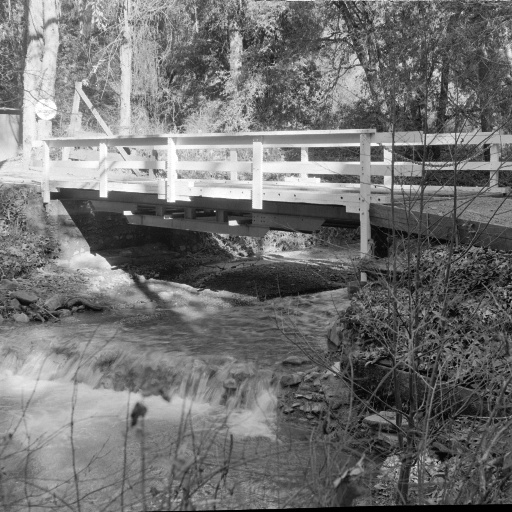
#> input picture lab_2_spectrum_expansion/images/bridge.tif, 512 x 512 px, found by its file name
$ python main.py
#> lines starting #> are read from the running program, lines starting #| are printed output that depends on the picture
#> in read_image, returned value is the input picture: shape (512, 512); min 0, max 255, mean 113.8
### lab_2_spectrum_expansion/main.py
"""
Задание:
1. Реализовать генерацию ЦВЗ 𝛺 как псевдослучайной последовательности заданной длины из чисел,
распределённых по нормальному закону. Длина 1/2 плоскости из 3 пункта.

2. Реализовать трансформацию исходного контейнера к пространству признаков -
ДВП (вейвлеты Хаара), 3 уровня декомпозиции

3. Осуществить встраивание информации мультипликативным методом в плоскость HH спектра.

4. Сформировать носитель информации при помощи обратного преобразования от матрицы признаков к цифровому сигналу.
Сохранить его на диск

5. Считать носитель информации из файла и повторно выполнить п. 2 для носителя информации.

6. Сформировать оценку встроенного ЦВЗ 𝛺̃ неслепым методом (то есть с использованием матрицы
признаков исходного контейнера); выполнить детектирование при помощи функции близости 𝜌(𝛺, 𝛺̃)

7. Осуществить автоматический подбор значения параметра встраивания методом перебора с целью обеспечения
𝑃𝑆𝑁𝑅 > 30 дБ (или по желанию любого значения, большего 30 дБ), при этом выбирается
набор параметров, соответствующий наибольшему значению 𝜌.

8. Выполнить дополнительное исследование полученной системы встраивания информации - «Beta: Laplace»
"""

import numpy as np
import pywt
import skimage.metrics
import scipy
from skimage.io import imread, imshow, show, imsave
from matplotlib import pyplot as plt


def read_image(image_path):
    return np.array(imread(image_path)).astype(np.uint8)


# Прямое Вейвлет преобразование Хаара с заданным уровнем декомпозиции
def dwt(matrix: np.array, level: int):
    return pywt.wavedec2(matrix, 'haar', level=level)


# Обратное Вейвлет преобразование Хаара
def idwt(wavelet_coeffs: np.array):
    return pywt.waverec2(wavelet_coeffs, 'haar')


# Генерация нормально распределенного вектора с seed'ом
def generate_watermark(size: int, key: int, mean=0., spread=1.):
    rng = np.random.default_rng(key)
    return rng.normal(mean, spread, size)


# Мера близости
# [14 lines left out: functions get_rho, get_beta, not called in this run]


# Получение порога как медианное значение, сдвинутое на единицу влево
def get_threshold(matrix: np.array):
    sorted_matrix = np.sort(matrix, axis=None).reshape((matrix.shape[0], matrix.shape[1]))
    return sorted_matrix[(matrix.shape[0] - 1) // 2, (matrix.shape[1] - 1) - 1]


# Преобразование матрицы в массив диагоналей, полученных при зигзагообразном проходе матрицы
def get_matrix_diagonals(matrix: np.array):
    diagonals_count = matrix.shape[0] + matrix.shape[1] - 1

    horizontal_flip = np.fliplr(matrix)  # отражение вдоль ОУ, порядок сверху-вниз в исходной
    vertical_flip = np.flipud(matrix)  # отражение вдоль ОХ, порядок снизу-вверх в исходной

    diagonals = []

    # В каждом направлении по diagonals_count//2 диагоналей, обходим их все
    for i in range(-(diagonals_count // 2), diagonals_count // 2 + 1):
        if i % 2 == 0:  # нечетная диагональ (по номеру)
            diagonals.append(list(horizontal_flip.diagonal(-i)))
        else:  # четная диагональ (по номеру)
            diagonals.append(list(vertical_flip.diagonal(i)))

    return diagonals


# Преобразование массива диагоналей в матрицу
def diagonals_to_matrix(diagonals: np.array):
    diagonals_count = len(diagonals)

    matrix = np.zeros((diagonals_count // 2 + 1, diagonals_count // 2 + 1))

    horizontal_flip = np.fliplr(matrix)  # отражение вдоль ОУ, порядок сверху-вниз и справа-налево в исходной
    vertical_flip = np.flipud(matrix)  # отражение вдоль ОХ, порядок снизу-вверх и слева-направо в исходной

    # В каждом направлении по diagonals_count//2 диагоналей, обходим их все
    for i in range(-(diagonals_count // 2), diagonals_count // 2 + 1):
        if i % 2 == 0:  # нечетная диагональ (по номеру)
            if i > 0:
                np.fill_diagonal(horizontal_flip[i:, :],
                                 diagonals[i + diagonals_count // 2])  # компенсация для вставки (начиная с i = 1)
            else:  # отрицательное смещение относительно побочной диагонали (вставка в левую часть матрицы)
                np.fill_diagonal(horizontal_flip[:, -i:],
                                 diagonals[i + diagonals_count // 2])  # компенсация смещения
        else:  # четная диагональ (по номеру)
            if i > 0:
                np.fill_diagonal(vertical_flip[:, i:],
                                 diagonals[i + diagonals_count // 2])  # компенсация смещения
            else:  # отрицательное смещение относительно побочной диагонали (вставка в левую часть матрицы)
                np.fill_diagonal(vertical_flip[-i:, ],
                                 diagonals[i + diagonals_count // 2])  # компенсация смещения

    return matrix


def embedding(image: np.array, key: int, alpha: float, level: int, modified: bool):
#> called with key = 321, alpha = 0.45, level = 3, modified = False
    wavelet_coeffs = dwt(image, level)
#> wavelet_coeffs = 4 items
    hh_zone = wavelet_coeffs[1][2]
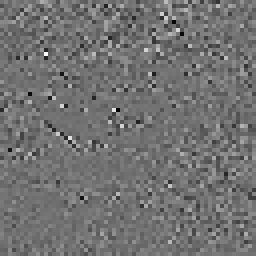
#> hh_zone: shape (64, 64) float64 (shown 4 times larger); min -216.8, max 268, mean -0.1; drawn with min black and max white

    watermark_size = hh_zone.shape[0] * hh_zone.shape[1] // 2
#> watermark_size = 2048
    watermark = generate_watermark(watermark_size, key)

    diagonals = get_matrix_diagonals(hh_zone)
#> in get_matrix_diagonals, `horizontal_flip = np.fliplr(matrix)`:
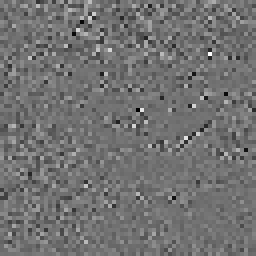
#> horizontal_flip: shape (64, 64) float64 (shown 4 times larger); min -216.8, max 268, mean -0.1; drawn with min black and max white
#> in get_matrix_diagonals, `vertical_flip = np.flipud(matrix)`:
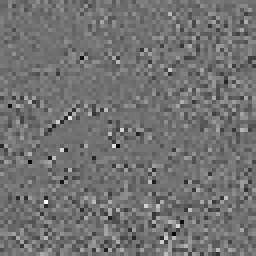
#> vertical_flip: shape (64, 64) float64 (shown 4 times larger); min -216.8, max 268, mean -0.1; drawn with min black and max white
#> after the loop in get_matrix_diagonals, `for i in range(-(diagonals_count // 2), diagonals_count // 2 + 1):`: diagonals = 127 items, first 6: [2.37], [25.13, -67.87], [40.63, -15.25, -16.62], [27.5, -16.87, -25.38, 0.75], [-33.63, -24.75, 26.38, 24.37, 4], [-7.87, 6.88, -27, 14.13, 24.88, 44.75]

    threshold = get_threshold(hh_zone)
#> in get_threshold, `sorted_matrix = np.sort(matrix, axis=None).reshape((matrix.shape[0], m..`:
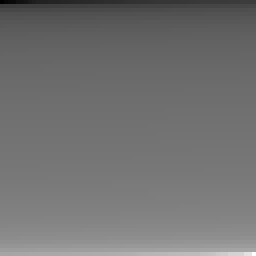
#> sorted_matrix: shape (64, 64) float64 (shown 4 times larger); min -216.8, max 268, mean -0.1; drawn with min black and max white
#> threshold = 0.375
    w_i = 0  # для прохода по массиву watermark

    # Проход по элементам полученных диагоналей, начиная со 2-ой по номеру диагонали
    for i in range(1, len(diagonals)):  # обход всех диагоналей
        for j in range(len(diagonals[i])):  # обход элементов в диагонали
            if np.abs(diagonals[i][j]) > np.abs(threshold):
                diagonals[i][j] *= (1 + alpha * watermark[w_i])
                w_i += 1
                if w_i == watermark_size:
                    break
        else:
            continue  # выполнится в конце каждой итерации, если не было break из вложенного цикла
        break  # выполнится только в случае break вложенного цикла
#> this loop made 63 passes
#> after the loop, diagonals = 127 items, first 6: [2.37], [17.56, -80.76], [13.96, -5.03, -13.44], [25.86, -20.29, -15.38, 1.31], [-20.44, -32.14, 25.57, 22.15, 4.55], [-8.26, 7.99, -31.12, 10.89, 23.06, 37.87]; w_i = 2048

    marked_hh_zone = diagonals_to_matrix(diagonals)
#> in diagonals_to_matrix, `diagonals_count = len(diagonals)`: diagonals_count = 127
#> in diagonals_to_matrix, `horizontal_flip = np.fliplr(matrix)`: matrix: shape (64, 64) float64; every value is 0
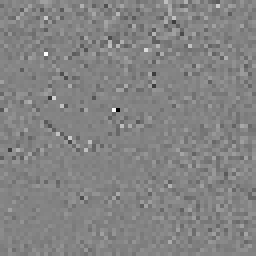
#> marked_hh_zone: shape (64, 64) float64 (shown 4 times larger); min -453.7, max 424.3, mean -0.1; drawn with min black and max white

    # Из-за неизменяемости tuple приходится делать каст к list, менять в нем значения и затем вставлять обратно
    wavelet_coeffs_list = list(wavelet_coeffs[1])
#> wavelet_coeffs_list = 3 items
    wavelet_coeffs_list[2] = marked_hh_zone
    wavelet_coeffs.pop(1)  # удаление исходного tuple
    wavelet_coeffs_tuple = tuple(wavelet_coeffs_list)
    wavelet_coeffs.insert(1, wavelet_coeffs_tuple)  # вставка измененного tuple

    if not modified:  # обычное встраивание
        return idwt(wavelet_coeffs), watermark
    else:  # модифицированное встраивание с параметром beta
        beta = get_beta(image)
        return idwt(wavelet_coeffs) * beta + image * (1 - beta), watermark


# [94 lines left out: functions extracting, get_best_alpha, watermark_detection, plot, not called in this run]


# [19 lines that do not run on import are left out]

### lab_3_distortion/main.py
"""
Task:
CyclicShift, Scale, Median, JPEG, Beta: Laplace
"""
import numpy as np
from skimage.io import imread, imshow, show, imsave
from skimage.transform import rescale
from scipy.ndimage import median_filter
from matplotlib import pyplot as plt
from lab_2_spectrum_expansion.main import read_image, embedding, extracting, get_rho

"""
Циклический сдвиг
Результат:
ЦВЗ не извлекается, мера близости около 0.02
ДВП (Хаара) не устойчиво к геометрическому преобразованию "Циклический сдвиг",
поскольку оно основано на контурах изображения,
которые, в свою очередь, смещаются при выполнении преобразования,
что делает невозможным корректное извлечение ЦВЗ
"""
# [5 lines left out: function cyclic_shift, not called in this run]


"""
Масштабирование
Результат:
ЦВЗ не извлекается, мера близости около 0.006
ДВП (Хаара) не устойчиво к геометрическому преобразованию "Масштабирование",
поскольку оно основано на контурах изображения,
которые, в свою очередь, смещаются при выполнении преобразования,
что делает невозможным корректное извлечение ЦВЗ
"""
# [16 lines left out: function scale, not called in this run]


"""
Медианная фильтрация
Результат:
ЦВЗ не извлекается, мера близости около 0.01
ДВП (Хаара) не устойчиво к преобразованию "Медианная фильтрация",
что делает невозможным корректное извлечение ЦВЗ
"""
def median_filtered(image, m):
    median_image = median_filter(image, (m, m))
    return median_image


"""
JPEG
Результат:
ЦВЗ извлекается, мера близости около 0.4
ДВП (Хаара) устойчиво к преобразованию "JPEG" (чем выше качество, тем выше мера близости),
поскольку положение пикселей изображения не изменяется, а значения яркости отклоняются на величину ошибки квантования,
(таблица квантования задается коэффициентом качества QF),
что делает возможным корректное извлечение ЦВЗ
"""
def jpeg(image, qf):
    imsave("./images/marked_image.jpg", image, quality=qf)
    return imread("./images/marked_image.jpg")


"""
Внесение искажений в изображение со встроенным ЦВЗ, извлечение из модифицированного изображения ЦВЗ
и сравнение его со встраиваемым ЦВЗ по мере близости rho.
param_values задает массив значений параметра искажения, для которого проводится исследование.
Возвращает массив зачений мер близости для каждого значения параметра искажения.
"""
# [23 lines left out: functions process_image, plot_images, not called in this run]


"""
Отображение нескольких графиков.
"""
# [16 lines left out: function plot_graph, not called in this run]


if __name__ == "__main__":
    level = 3
    alpha = 0.45
    key = 321

    image = read_image("./images/bridge.tif")

    marked_image, watermark = embedding(image, key, alpha, level, False)
#> watermark = 2048 values, max 3.03 at index 1571, min -4 at index 268, mean -0.00733
    imsave("./images/marked_image.png", marked_image)
    marked_image = read_image("./images/marked_image.png")
#> (the run stopped early here; a loop or call above may not have finished)
